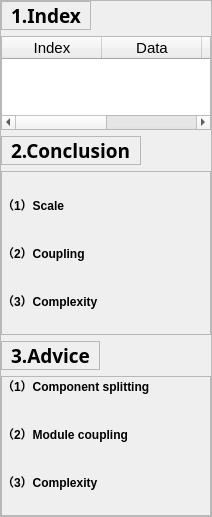
                              <widget class="QWidget" name="scrollAreaWidgetContents_16">
                               <property name="geometry">
                                <rect>
                                 <x>0</x>
                                 <y>0</y>
                                 <width>212</width>
                                 <height>517</height>
                                </rect>
                               </property>
                               <property name="sizePolicy">
                                <sizepolicy hsizetype="Preferred" vsizetype="Expanding">
                                 <horstretch>0</horstretch>
                                 <verstretch>10</verstretch>
                                </sizepolicy>
                               </property>
                               <layout class="QVBoxLayout" name="verticalLayout_68">
                                <property name="leftMargin">
                                 <number>0</number>
                                </property>
                                <property name="topMargin">
                                 <number>0</number>
                                </property>
                                <property name="rightMargin">
                                 <number>0</number>
                                </property>
                                <property name="bottomMargin">
                                 <number>0</number>
                                </property>
                                <item>
                                 <widget class="QFrame" name="frame_114">
                                  <property name="sizePolicy">
                                   <sizepolicy hsizetype="Preferred" vsizetype="Expanding">
                                    <horstretch>0</horstretch>
                                    <verstretch>18</verstretch>
                                   </sizepolicy>
                                  </property>
                                  <property name="frameShape">
                                   <enum>QFrame::StyledPanel</enum>
                                  </property>
                                  <property name="frameShadow">
                                   <enum>QFrame::Raised</enum>
                                  </property>
                                  <layout class="QVBoxLayout" name="verticalLayout_69">
                                   <property name="leftMargin">
                                    <number>0</number>
                                   </property>
                                   <property name="topMargin">
                                    <number>0</number>
                                   </property>
                                   <property name="rightMargin">
                                    <number>0</number>
                                   </property>
                                   <property name="bottomMargin">
                                    <number>0</number>
                                   </property>
                                   <item alignment="Qt::AlignLeft">
                                    <widget class="QFrame" name="frame_115">
                                     <property name="sizePolicy">
                                      <sizepolicy hsizetype="Preferred" vsizetype="Preferred">
                                       <horstretch>0</horstretch>
                                       <verstretch>0</verstretch>
                                      </sizepolicy>
                                     </property>
                                     <property name="frameShape">
                                      <enum>QFrame::StyledPanel</enum>
                                     </property>
                                     <property name="frameShadow">
                                      <enum>QFrame::Raised</enum>
                                     </property>
                                     <layout class="QHBoxLayout" name="horizontalLayout_100">
                                      <property name="topMargin">
                                       <number>0</number>
                                      </property>
                                      <property name="bottomMargin">
                                       <number>0</number>
                                      </property>
                                      <item alignment="Qt::AlignHCenter">
                                       <widget class="QLabel" name="label_79">
                                        <property name="font">
                                         <font>
                                          <family>黑体</family>
                                          <pointsize>14</pointsize>
                                          <weight>75</weight>
                                          <bold>true</bold>
                                         </font>
                                        </property>
                                        <property name="styleSheet">
                                         <string notr="true"/>
                                        </property>
                                        <property name="text">
                                         <string>1.Index</string>
                                        </property>
                                       </widget>
                                      </item>
                                     </layout>
                                    </widget>
                                   </item>
                                   <item>
                                    <widget class="QTableWidget" name="tableWidget_fc_report">
                                     <property name="sizePolicy">
                                      <sizepolicy hsizetype="Preferred" vsizetype="Preferred">
                                       <horstretch>0</horstretch>
                                       <verstretch>0</verstretch>
                                      </sizepolicy>
                                     </property>
                                     <property name="font">
                                      <font>
                                       <pointsize>11</pointsize>
                                      </font>
                                     </property>
                                     <property name="horizontalScrollBarPolicy">
                                      <enum>Qt::ScrollBarAsNeeded</enum>
                                     </property>
                                     <property name="autoScroll">
                                      <bool>true</bool>
                                     </property>
                                     <column>
                                      <property name="text">
                                       <string>Index</string>
                                      </property>
                                      <property name="font">
                                       <font>
                                        <pointsize>11</pointsize>
                                       </font>
                                      </property>
                                     </column>
                                     <column>
                                      <property name="text">
                                       <string>Data</string>
                                      </property>
                                      <property name="font">
                                       <font>
                                        <pointsize>11</pointsize>
                                       </font>
                                      </property>
                                     </column>
                                     <column>
                                      <property name="text">
                                       <string>Recommend</string>
                                      </property>
                                      <property name="font">
                                       <font>
                                        <pointsize>11</pointsize>
                                       </font>
                                      </property>
                                     </column>
                                     <column>
                                      <property name="text">
                                       <string>Description</string>
                                      </property>
                                      <property name="font">
                                       <font>
                                        <pointsize>11</pointsize>
                                       </font>
                                      </property>
                                     </column>
                                    </widget>
                                   </item>
                                   <item alignment="Qt::AlignLeft">
                                    <widget class="QFrame" name="frame_116">
                                     <property name="sizePolicy">
                                      <sizepolicy hsizetype="Preferred" vsizetype="Preferred">
                                       <horstretch>0</horstretch>
                                       <verstretch>0</verstretch>
                                      </sizepolicy>
                                     </property>
                                     <property name="frameShape">
                                      <enum>QFrame::StyledPanel</enum>
                                     </property>
                                     <property name="frameShadow">
                                      <enum>QFrame::Raised</enum>
                                     </property>
                                     <layout class="QHBoxLayout" name="horizontalLayout_101">
                                      <property name="topMargin">
                                       <number>0</number>
                                      </property>
                                      <property name="bottomMargin">
                                       <number>0</number>
                                      </property>
                                      <item alignment="Qt::AlignHCenter">
                                       <widget class="QLabel" name="label_80">
                                        <property name="font">
                                         <font>
                                          <family>黑体</family>
                                          <pointsize>14</pointsize>
                                          <weight>75</weight>
                                          <bold>true</bold>
                                         </font>
                                        </property>
                                        <property name="styleSheet">
                                         <string notr="true"/>
                                        </property>
                                        <property name="text">
                                         <string>2.Conclusion</string>
                                        </property>
                                       </widget>
                                      </item>
                                     </layout>
                                    </widget>
                                   </item>
                                   <item>
                                    <widget class="QFrame" name="frame_117">
                                     <property name="sizePolicy">
                                      <sizepolicy hsizetype="Preferred" vsizetype="Expanding">
                                       <horstretch>0</horstretch>
                                       <verstretch>0</verstretch>
                                      </sizepolicy>
                                     </property>
                                     <property name="frameShape">
                                      <enum>QFrame::StyledPanel</enum>
                                     </property>
                                     <property name="frameShadow">
                                      <enum>QFrame::Raised</enum>
                                     </property>
                                     <layout class="QVBoxLayout" name="verticalLayout_70">
                                      <property name="leftMargin">
                                       <number>0</number>
                                      </property>
                                      <property name="topMargin">
                                       <number>0</number>
                                      </property>
                                      <property name="rightMargin">
                                       <number>0</number>
                                      </property>
                                      <property name="bottomMargin">
                                       <number>0</number>
                                      </property>
                                      <item>
                                       <widget class="QLabel" name="label_report_fc_conclusion">
                                        <property name="font">
                                         <font>
                                          <family>微软雅黑</family>
                                          <pointsize>10</pointsize>
                                          <weight>50</weight>
                                          <bold>false</bold>
                                         </font>
                                        </property>
                                        <property name="text">
                                         <string/>
                                        </property>
                                       </widget>
                                      </item>
                                      <item>
                                       <widget class="QLabel" name="label_28">
                                        <property name="font">
                                         <font>
                                          <weight>75</weight>
                                          <bold>true</bold>
                                         </font>
                                        </property>
                                        <property name="text">
                                         <string>（1）Scale</string>
                                        </property>
                                       </widget>
                                      </item>
                                      <item>
                                       <widget class="QLabel" name="label_report_fc_conclusion_size">
                                        <property name="font">
                                         <font>
                                          <family>微软雅黑</family>
                                          <pointsize>10</pointsize>
                                          <weight>50</weight>
                                          <bold>false</bold>
                                         </font>
                                        </property>
                                        <property name="text">
                                         <string/>
                                        </property>
                                       </widget>
                                      </item>
                                      <item>
                                       <widget class="QLabel" name="label_81">
                                        <property name="font">
                                         <font>
                                          <weight>75</weight>
                                          <bold>true</bold>
                                         </font>
                                        </property>
                                        <property name="text">
                                         <string>（2）Coupling</string>
                                        </property>
                                       </widget>
                                      </item>
                                      <item>
                                       <widget class="QLabel" name="label_report_fc_conclusion_coupling">
                                        <property name="font">
                                         <font>
                                          <family>微软雅黑</family>
                                          <pointsize>10</pointsize>
                                          <weight>50</weight>
                                          <bold>false</bold>
                                         </font>
                                        </property>
                                        <property name="text">
                                         <string/>
                                        </property>
                                       </widget>
                                      </item>
                                      <item>
                                       <widget class="QLabel" name="label_82">
                                        <property name="font">
                                         <font>
                                          <weight>75</weight>
                                          <bold>true</bold>
                                         </font>
                                        </property>
                                        <property name="text">
                                         <string>（3）Complexity</string>
                                        </property>
                                       </widget>
                                      </item>
                                      <item>
                                       <widget class="QLabel" name="label_report_fc_conclusion_code">
                                        <property name="font">
                                         <font>
                                          <family>微软雅黑</family>
                                          <pointsize>10</pointsize>
                                          <weight>50</weight>
                                          <bold>false</bold>
                                         </font>
                                        </property>
                                        <property name="text">
                                         <string/>
                                        </property>
                                       </widget>
                                      </item>
                                     </layout>
                                    </widget>
                                   </item>
                                   <item alignment="Qt::AlignLeft">
                                    <widget class="QFrame" name="frame_118">
                                     <property name="sizePolicy">
                                      <sizepolicy hsizetype="Preferred" vsizetype="Preferred">
                                       <horstretch>0</horstretch>
                                       <verstretch>0</verstretch>
                                      </sizepolicy>
                                     </property>
                                     <property name="frameShape">
                                      <enum>QFrame::StyledPanel</enum>
                                     </property>
                                     <property name="frameShadow">
                                      <enum>QFrame::Raised</enum>
                                     </property>
                                     <layout class="QHBoxLayout" name="horizontalLayout_102">
                                      <property name="topMargin">
                                       <number>0</number>
                                      </property>
                                      <property name="bottomMargin">
                                       <number>0</number>
                                      </property>
                                      <item alignment="Qt::AlignHCenter">
                                       <widget class="QLabel" name="label_83">
                                        <property name="font">
                                         <font>
                                          <family>黑体</family>
                                          <pointsize>14</pointsize>
                                          <weight>75</weight>
                                          <bold>true</bold>
                                         </font>
                                        </property>
                                        <property name="styleSheet">
                                         <string notr="true"/>
                                        </property>
                                        <property name="text">
                                         <string>3.Advice</string>
                                        </property>
                                       </widget>
                                      </item>
                                     </layout>
                                    </widget>
                                   </item>
                                   <item>
                                    <widget class="QFrame" name="frame_17">
                                     <property name="frameShape">
                                      <enum>QFrame::StyledPanel</enum>
                                     </property>
                                     <property name="frameShadow">
                                      <enum>QFrame::Raised</enum>
                                     </property>
                                     <layout class="QVBoxLayout" name="verticalLayout_71">
                                      <property name="leftMargin">
                                       <number>0</number>
                                      </property>
                                      <property name="topMargin">
                                       <number>0</number>
                                      </property>
                                      <property name="rightMargin">
                                       <number>0</number>
                                      </property>
                                      <property name="bottomMargin">
                                       <number>0</number>
                                      </property>
                                      <item>
                                       <widget class="QLabel" name="label_84">
                                        <property name="font">
                                         <font>
                                          <weight>75</weight>
                                          <bold>true</bold>
                                         </font>
                                        </property>
                                        <property name="text">
                                         <string>（1）Component splitting</string>
                                        </property>
                                       </widget>
                                      </item>
                                      <item>
                                       <widget class="QLabel" name="label_report_fc_advice_size">
                                        <property name="font">
                                         <font>
                                          <family>微软雅黑</family>
                                          <pointsize>10</pointsize>
                                          <weight>50</weight>
                                          <bold>false</bold>
                                         </font>
                                        </property>
                                        <property name="text">
                                         <string/>
                                        </property>
                                       </widget>
                                      </item>
                                      <item>
                                       <widget class="QLabel" name="label_85">
                                        <property name="font">
                                         <font>
                                          <weight>75</weight>
                                          <bold>true</bold>
                                         </font>
                                        </property>
                                        <property name="text">
                                         <string>（2）Module coupling</string>
                                        </property>
                                       </widget>
                                      </item>
                                      <item>
                                       <widget class="QLabel" name="label_report_fc_advice_coupling">
                                        <property name="font">
                                         <font>
                                          <family>微软雅黑</family>
                                          <pointsize>10</pointsize>
                                          <weight>50</weight>
                                          <bold>false</bold>
                                         </font>
                                        </property>
                                        <property name="text">
                                         <string/>
                                        </property>
                                       </widget>
                                      </item>
                                      <item>
                                       <widget class="QLabel" name="label_86">
                                        <property name="font">
                                         <font>
                                          <weight>75</weight>
                                          <bold>true</bold>
                                         </font>
                                        </property>
                                        <property name="text">
                                         <string>（3）Complexity</string>
                                        </property>
                                       </widget>
                                      </item>
                                      <item>
                                       <widget class="QLabel" name="label_report_fc_advice_code">
                                        <property name="font">
                                         <font>
                                          <family>微软雅黑</family>
                                          <pointsize>10</pointsize>
                                          <weight>50</weight>
                                          <bold>false</bold>
                                         </font>
                                        </property>
                                        <property name="text">
                                         <string/>
                                        </property>
                                       </widget>
                                      </item>
                                     </layout>
                                    </widget>
                                   </item>
                                  </layout>
                                 </widget>
                                </item>
                               </layout>
                              </widget>
